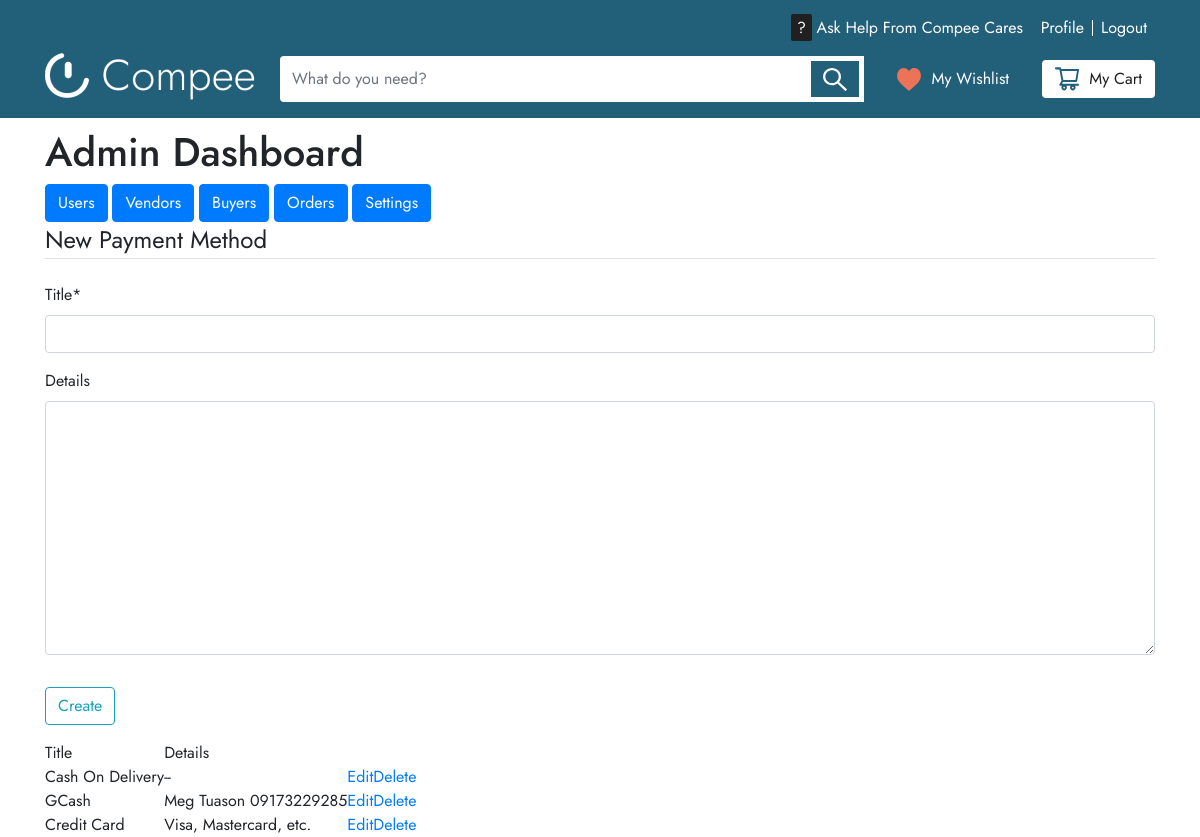
Page /dashboard/payments/ (signed in) on the earlier database version.
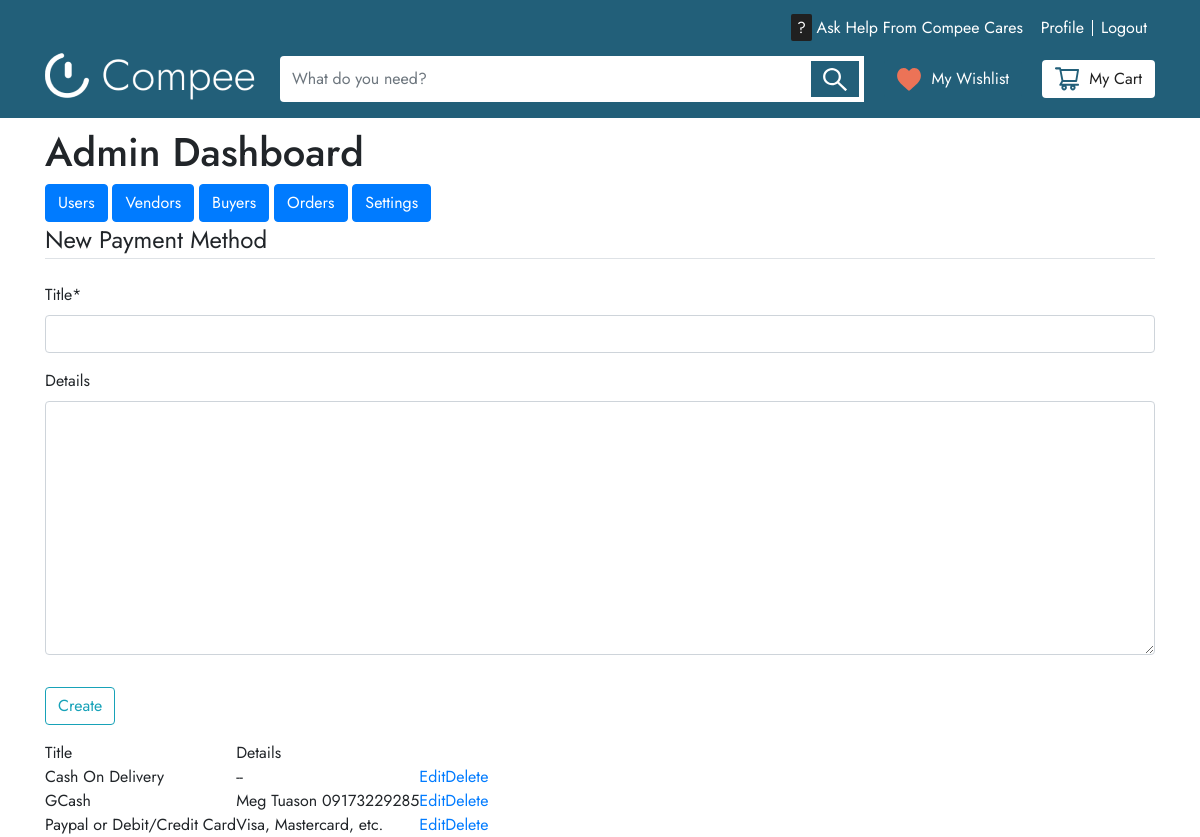
Same page on the later database version.
### main/models.py (models this page shows, shortened)
class PaymentMethod(models.Model):
    id = models.AutoField(primary_key=True)
    title = models.CharField(max_length=100)
    details = models.TextField(blank=True, null=True)

### admins/views.py (the view, shortened to what this page needs)
# urls.py: path('payments/', v.PaymentCreateView.as_view(
class PaymentCreateView(LoginRequiredMixin, UserPassesTestMixin, CreateView):
    model = PaymentMethod
    fields = ['title', 'details']
    def test_func(self):
        return self.request.user.groups.filter(name='Admin').exists()
    def get_context_data(self, **kwargs):
        context = super(PaymentCreateView, self).get_context_data(**kwargs)
        context['title'] = "Edit Payment Methods"
        context['payments'] = PaymentMethod.objects.all()
        return context

### templates/admins/settings/payment_methods/payments.html (shortened to what this page needs)
{% extends "base.html" %}
{% load crispy_forms_tags %}
{% block content %}
    {%include 'admins/partials/_dashboard_nav.html' %}
    <div class = "content-section">
        <form method = "POST">
            <fieldset class = "form-group">
                <legend class = "border-bottom mb-4">New Payment Method</legend>
                {{ form|crispy }}
            </fieldset>
            <div class="form-group">
                <button class = "btn btn-outline-info" type = "submit">Create</button>
            </div>
        </form>
    </div>
    <div class='content-section'>
        <table>
            <tr>
                <td>Title</td>
                <td>Details</td>
                <td></td>
                <td></td>
            </tr>
            {% for p in payments %}
            <tr>
                <td>{{ p.title }}</td>
                {% if p.details %}
                    <td>{{ p.details }}</td>
                {% else %}
                    <td>--</td>
                {% endif %}
                <td><a href="{% url 'payment-update' p.id %}">Edit</a></td>
                <td><a href="{% url 'payment-delete' p.id %}">Delete</a></td>
            </tr>
            {% endfor %}
        </table>
    </div>
{% endblock content %}

Differences in the rows shown:
changed PaymentMethod "Visa, Mastercard, etc.": title "Credit Card" → "Paypal or Debit/Credit Card"
